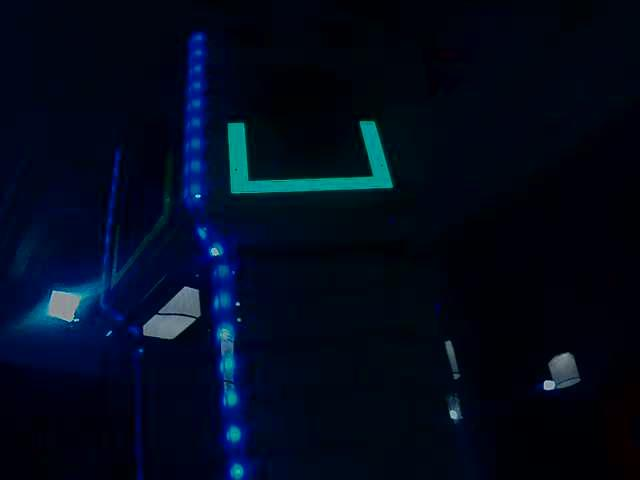
#> input picture tests/sample_img/RealFullField/15.jpg, 640 x 480 px
$ python -i vision.py   (imports and definitions only)   (older library calls are emulated)
#> lines starting #> are read from the running program, lines starting #| are printed output that depends on the picture; after the words box and inside, x2 and y2 are one past the last pixel; in counts of white or black regions, pixels touching at a corner belong together
#> further down, picture is the input picture: shape (480, 640, 3); mean B, G, R 28.2, 10.3, 1.9
import cv2
import numpy as np
import argparse
import os
import re
import time
import logging
from networktables import NetworkTable

def findTarget(image):
    height = image.shape[0]
#> height = 480
    width = image.shape[1]
#> width = 640
    # Convert from BGR colourspace to HSV. Makes thresholding easier.
    hsv_image = cv2.cvtColor(image, cv2.COLOR_BGR2HSV)
#> hsv_image: shape (480, 640, 3); mean H, S, V 112.2, 246.6, 28.3
    # Define the colours to look for (in HSV)
    # Use values straight from GIMP
    lower_colour = np.array([120 * 0.5, 50 * 255 / 100, 15 * 255 / 100])
    upper_colour = np.array([180 * 0.5, 100 * 255 / 100, 100 * 255 / 100])
    # Create a mask that filters out only those colours
    mask = cv2.inRange(hsv_image, lower_colour, upper_colour)
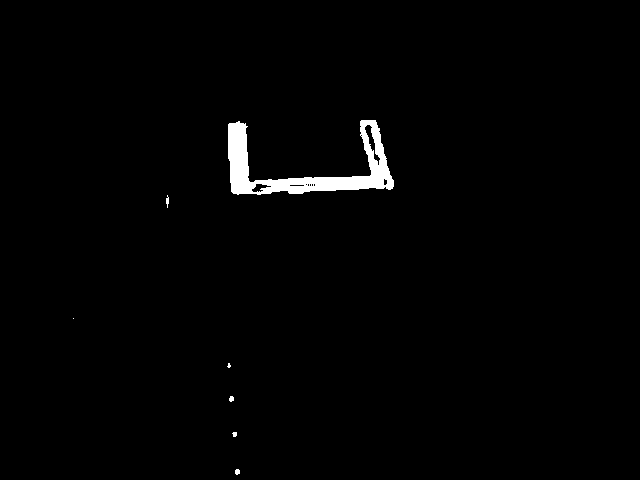
#> mask: shape (480, 640); 1.4% white; 7 white regions (2 under 20 px), largest, box (x1, y1, x2, y2) and area: (228, 120, 394, 195) 4068, (166, 195, 169, 208) 25, (235, 469, 240, 475) 25, (229, 396, 234, 402) 24, (232, 432, 237, 437) 20
    # Errode and dialate the image to get rid of noise
    kernel = np.ones((4, 4), np.uint8)
    erosion = cv2.erode(mask, kernel, iterations=1)
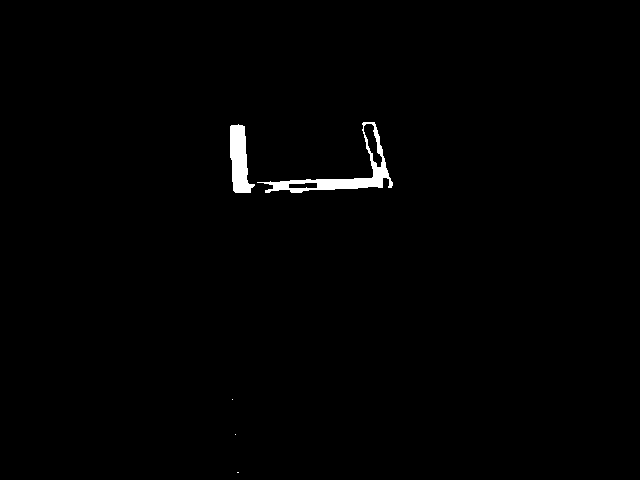
#> erosion: shape (480, 640); 0.88% white; 5 white regions (3 under 20 px)
    dilated = mask#cv2.dilate(erosion, kernel, iterations=1)
    # Get the information for the contours
    _, contours, __ = cv2.findContours(dilated, cv2.RETR_TREE, cv2.CHAIN_APPROX_SIMPLE)
#> contours = 17 contours, 12 with area under 20; largest, box (x1, y1, x2, y2) and area: (228, 120, 394, 195) 4053, (364, 124, 381, 166) 198, (251, 183, 272, 193) 98, (289, 184, 305, 187) 28, (383, 178, 388, 186) 22
    # sort the contours into a list
    areas = [cv2.contourArea(contour) for contour in contours]
#> areas = [17, 12.5, 16, 7, 0, 11.5, 4053, 28, 4, 4, 4, 4, 2, 98.5, 22, 2, 198.5]
    # and retrieve the largest contour in the list
    cnt = None
    try:
        cnt = contours[np.argmax(areas)]
#> cnt = contour of 155 points, box (x1, y1, x2, y2) (228, 120, 394, 195), area 4053
    except ValueError:
        return 0.0, 0.0, 0.0, 0.0, image

    # Draw the contours
    cv2.drawContours(image, contours, 0, (255, 0, 0), 1)
#> image: shape (480, 640, 3); under 0.01% of pixels changed, all inside (x1, y1, x2, y2) = (235, 469, 240, 475)

    # get the area of the contour
    area = cv2.contourArea(cnt)
#> area = 4053
    if area / width / height > 0.05:
        return 0.0, 0.0, 0.0, 0.0, image
    # get a rectangle and then a box around the largest countour
    rect = cv2.minAreaRect(cnt)
#> rect = ((310.4, 157), (164.8, 73.18), -0.466)

    # Draw the box
    box = cv2.boxPoints(rect)
#> box = [[228.3, 194.3], [227.7, 121.1], [392.5, 119.7], [393.1, 192.9]]
    box = np.int0(box)
#> box = [[228, 194], [227, 121], [392, 119], [393, 192]]
    cv2.drawContours(image, [box], 0, (0, 0, 255), 2)
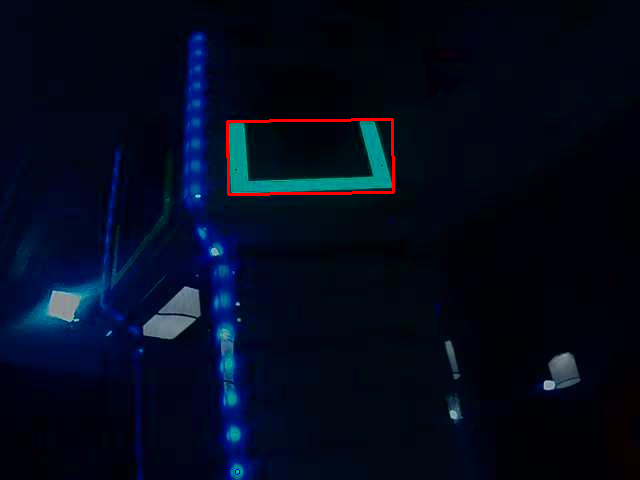
#> image: shape (480, 640, 3); mean B, G, R 28, 10.1, 3.1
    (xy, wh, rotation_angle) = (rect[0], rect[1], rect[2])
#> xy = (310.4, 157); wh = (164.8, 73.18); rotation_angle = -0.466
    # Converting the width and height variables to inbetween -1 and 1
    try:
        (x, y) = xy
#> x = 310.4; y = 157
        (w, h) = wh
#> w = 164.8; h = 73.18
    except ValueError:
        return 0.0, 0.0, 0.0, 0.0, image
    if rotation_angle < -45.0 or rotation_angle > 45.0:
        w, h = h, w
    # Draw the centre point
    cv2.circle(image, (int(x), int(y)), 2, (0, 0, 255), 2)
#> image: shape (480, 640, 3); 0.01% of pixels changed, all inside (x1, y1, x2, y2) = (307, 154, 314, 161)
    x = ((2 * x) / width) - 1
#> x = -0.03
    y = ((2 * y) / height) - 1
#> y = -0.346
    w = w / width
#> w = 0.258
    h = h / height
#> h = 0.152
    # Send the results to NetworkTables
    # TODO!!

    return x, y, w, h, image

class NTWrapper:  # pragma: no cover
    # [15 lines left out: functions __init__, findTargetNetworkTables, not called in this run]


def init_filter():  # pragma: no cover
    ntw = NTWrapper()
    return ntw.findTargetNetworkTables


# [43 lines left out: function setCaptureParameters, not called in this run]

# Allow easy capturing of sample images using same settings as on robot
# [46 lines not run here, left out]

>>> import cv2
>>> picture = cv2.imread('../tests/sample_img/RealFullField/15.jpg')
>>> result = findTarget(picture)
#> result = 5 items

$ run again, on tests/sample_img/RealFullField/187.jpg
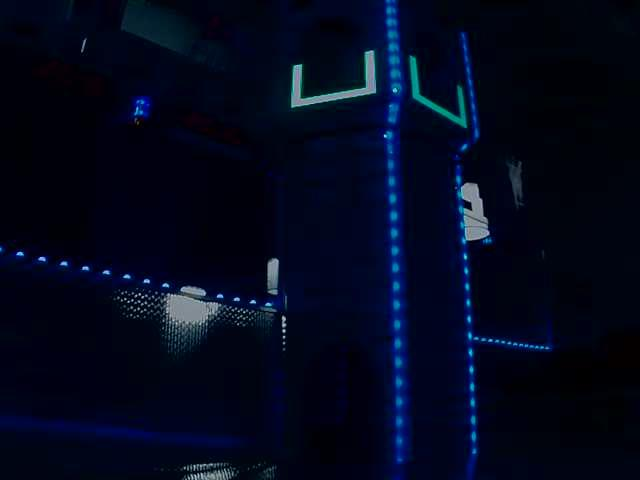
#> input picture tests/sample_img/RealFullField/187.jpg, 640 x 480 px
#> picture is the input picture: shape (480, 640, 3); mean B, G, R 28.6, 8.2, 3
#> hsv_image: shape (480, 640, 3); mean H, S, V 115.1, 245.7, 28.7
#> in findTarget, `mask = cv2.inRange(hsv_image, lower_colour, upper_colour)`:
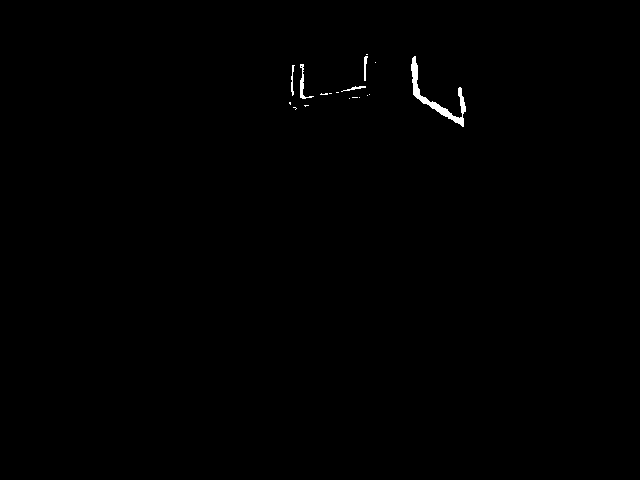
#> mask: shape (480, 640); 0.32% white; 18 white regions (13 under 20 px), largest, box (x1, y1, x2, y2) and area: (411, 56, 466, 127) 664, (300, 64, 314, 99) 120, (364, 56, 368, 81) 59, (291, 65, 295, 96) 57, (341, 86, 366, 92) 49
#> erosion: shape (480, 640); 0.07% white in thin lines or dots, all inside (x1, y1, x2, y2) = (302, 60, 465, 124)
#> contours = 19 contours, 14 with area under 20; largest, box (x1, y1, x2, y2) and area: (411, 56, 466, 127) 542, (300, 64, 314, 99) 74, (364, 56, 368, 81) 32, (291, 65, 295, 96) 25, (341, 86, 366, 92) 24
#> areas = [0, 1, 1.5, 0, 0, 0, 0, 0, 0, 3.5, 0, 23.5, 25, 74.5, 2, 0, 541.5, 32.5, 0]
#> cnt = contour of 104 points, box (x1, y1, x2, y2) (411, 56, 466, 127), area 542
#> area = 541.5
#> rect = ((437.4, 92.17), (34.17, 80.58), -55.44)
#> in findTarget, `box = cv2.boxPoints(rect)`: box = [[460.9, 129.1], [394.5, 83.38], [413.9, 55.24], [480.3, 101]]
#> in findTarget, `box = np.int0(box)`: box = [[460, 129], [394, 83], [413, 55], [480, 100]]
#> in findTarget, `cv2.drawContours(image, [box], 0, (0, 0, 255), 2)`:
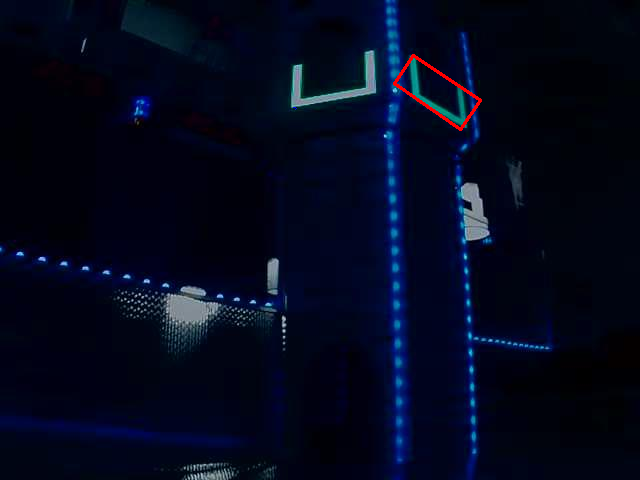
#> image: shape (480, 640, 3); mean B, G, R 28.5, 8.1, 3.6
#> xy = (437.4, 92.17); wh = (34.17, 80.58); rotation_angle = -55.44
#> in findTarget, `(x, y) = xy`: x = 437.4; y = 92.17
#> in findTarget, `(w, h) = wh`: w = 34.17; h = 80.58
#> in findTarget, `w, h = h, w`: h = 34.17
#> in findTarget, `x = ((2 * x) / width) - 1`: x = 0.367
#> in findTarget, `y = ((2 * y) / height) - 1`: y = -0.616
#> in findTarget, `w = w / width`: w = 0.126
#> in findTarget, `h = h / height`: h = 0.0712
#> result = 5 items

$ run again, on tests/sample_img/RealFullField/190.jpg
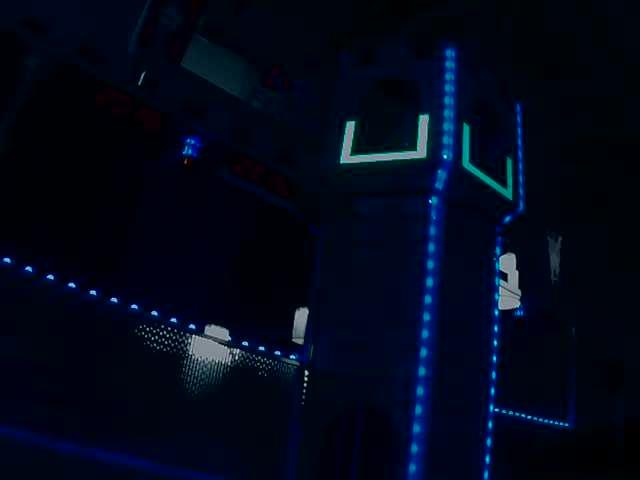
#> input picture tests/sample_img/RealFullField/190.jpg, 640 x 480 px
#> picture is the input picture: shape (480, 640, 3); mean B, G, R 25.7, 8.2, 2.7
#> hsv_image: shape (480, 640, 3); mean H, S, V 113.9, 244.7, 25.8
#> in findTarget, `mask = cv2.inRange(hsv_image, lower_colour, upper_colour)`:
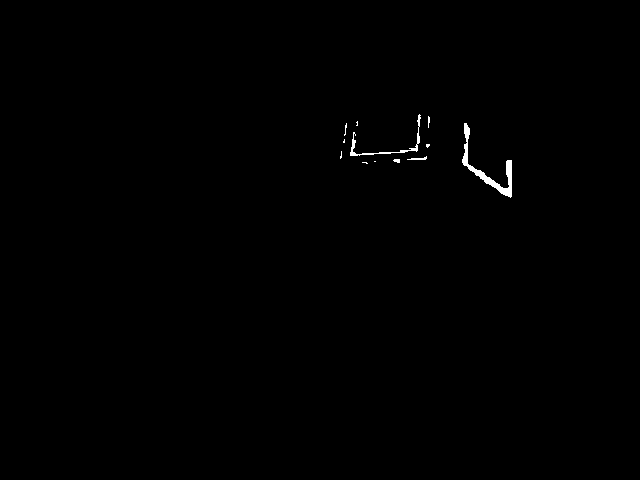
#> mask: shape (480, 640); 0.34% white; 12 white regions (8 under 20 px), largest, box (x1, y1, x2, y2) and area: (462, 123, 512, 198) 637, (350, 114, 421, 156) 264, (407, 156, 427, 160) 39, (393, 159, 400, 163) 22
#> erosion: shape (480, 640); 0.06% white in thin lines or dots, all inside (x1, y1, x2, y2) = (352, 127, 511, 196)
#> contours = 12 contours, 10 with area under 20; largest, box (x1, y1, x2, y2) and area: (462, 123, 512, 198) 513, (350, 114, 421, 156) 136
#> areas = [1, 0, 13.5, 18, 2, 6.5, 1.5, 513, 4, 1.5, 6, 136]
#> cnt = contour of 102 points, box (x1, y1, x2, y2) (462, 123, 512, 198), area 513
#> area = 513
#> rect = ((486, 161.3), (33.82, 82.67), -50.57)
#> in findTarget, `box = cv2.boxPoints(rect)`: box = [[507.2, 200.6], [443.3, 148.1], [464.8, 122], [528.7, 174.5]]
#> in findTarget, `box = np.int0(box)`: box = [[507, 200], [443, 148], [464, 122], [528, 174]]
#> in findTarget, `cv2.drawContours(image, [box], 0, (0, 0, 255), 2)`:
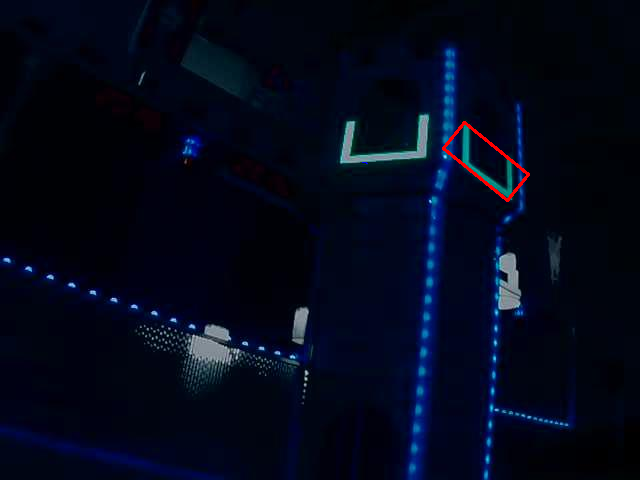
#> image: shape (480, 640, 3); mean B, G, R 25.6, 8.1, 3.3
#> xy = (486, 161.3); wh = (33.82, 82.67); rotation_angle = -50.57
#> in findTarget, `(x, y) = xy`: x = 486; y = 161.3
#> in findTarget, `(w, h) = wh`: w = 33.82; h = 82.67
#> in findTarget, `w, h = h, w`: h = 33.82
#> in findTarget, `x = ((2 * x) / width) - 1`: x = 0.519
#> in findTarget, `y = ((2 * y) / height) - 1`: y = -0.328
#> in findTarget, `w = w / width`: w = 0.129
#> in findTarget, `h = h / height`: h = 0.0704
#> result = 5 items

$ run again, on tests/sample_img/RealFullField/191.jpg
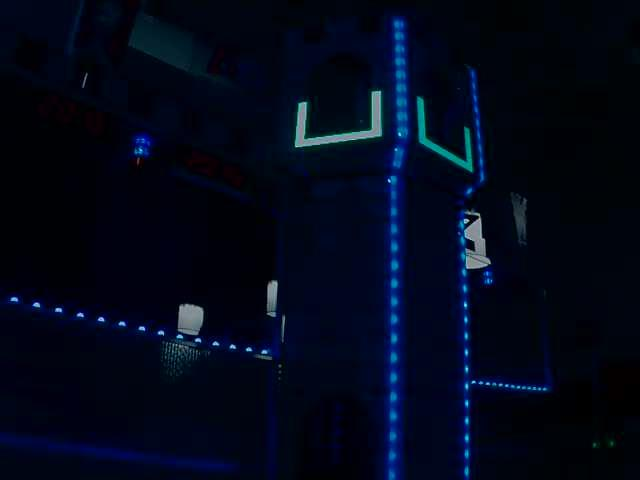
#> input picture tests/sample_img/RealFullField/191.jpg, 640 x 480 px
#> picture is the input picture: shape (480, 640, 3); mean B, G, R 25.5, 8.1, 2.3
#> hsv_image: shape (480, 640, 3); mean H, S, V 112.8, 244.9, 25.6
#> in findTarget, `mask = cv2.inRange(hsv_image, lower_colour, upper_colour)`:
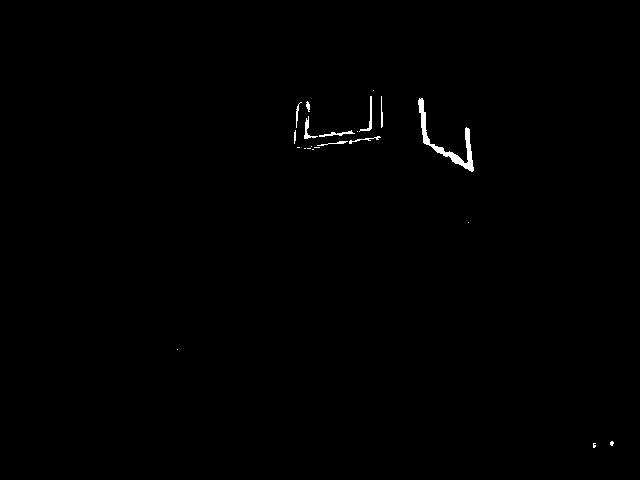
#> mask: shape (480, 640); 0.41% white; 22 white regions (12 under 20 px), largest, box (x1, y1, x2, y2) and area: (418, 98, 474, 172) 703, (359, 96, 372, 132) 98, (304, 116, 318, 139) 88
#> erosion: shape (480, 640); 0.07% white in thin lines or dots, all inside (x1, y1, x2, y2) = (306, 101, 473, 170)
#> contours = 22 contours, 17 with area under 20; largest, box (x1, y1, x2, y2) and area: (418, 98, 474, 172) 568, (304, 116, 318, 139) 54, (359, 96, 372, 132) 54, (319, 130, 355, 137) 48, (349, 136, 381, 144) 23
#> areas = [4.5, 9, 0, 0, 0, 0, 0, 0, 0, 0, 17, 23, 0, 47.5, 9, 53.5, 16, 17.5, 568, 15, 53.5, 0]
#> cnt = contour of 106 points, box (x1, y1, x2, y2) (418, 98, 474, 172), area 568
#> area = 568
#> rect = ((445.2, 135.2), (37.04, 84.56), -56.89)
#> in findTarget, `box = cv2.boxPoints(rect)`: box = [[470.5, 173.8], [399.7, 127.6], [419.9, 96.63], [490.7, 142.8]]
#> in findTarget, `box = np.int0(box)`: box = [[470, 173], [399, 127], [419, 96], [490, 142]]
#> in findTarget, `cv2.drawContours(image, [box], 0, (0, 0, 255), 2)`:
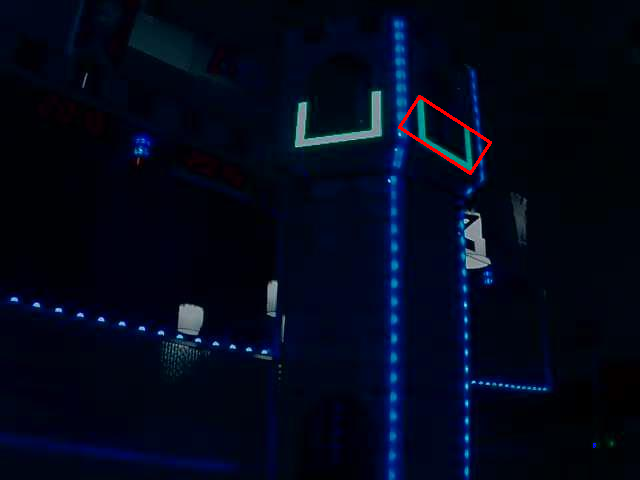
#> image: shape (480, 640, 3); mean B, G, R 25.3, 7.9, 2.9
#> xy = (445.2, 135.2); wh = (37.04, 84.56); rotation_angle = -56.89
#> in findTarget, `(x, y) = xy`: x = 445.2; y = 135.2
#> in findTarget, `(w, h) = wh`: w = 37.04; h = 84.56
#> in findTarget, `w, h = h, w`: h = 37.04
#> in findTarget, `x = ((2 * x) / width) - 1`: x = 0.391
#> in findTarget, `y = ((2 * y) / height) - 1`: y = -0.437
#> in findTarget, `w = w / width`: w = 0.132
#> in findTarget, `h = h / height`: h = 0.0772
#> result = 5 items
